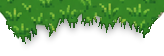
#> input picture dev/grass-fringe/fringe.png, 164 x 56 px
$ python make_fringe.py fringe.png fringe.png
#> lines starting #> are read from the running program, lines starting #| are printed output that depends on the picture; after the words box and inside, x2 and y2 are one past the last pixel; in counts of white or black regions, pixels touching at a corner belong together
"""Grass fringe for the edges of mountain / forest hexes that touch grass (Ethan, 2026-11-17: "a new grass edge that
transitions into the tree and mountain hex"). Cut from the OpenArt grass tile. Local frame: x along the hex edge, y inward;
row OUT is the hex edge itself (rows above it reach a little over the neighbour's side)."""
import sys, numpy as np
from PIL import Image, ImageFilter
SRC, OUT_PNG = sys.argv[1], sys.argv[2]
rng = np.random.default_rng(7)
L, EXT, OUT, DEPTH = 128, 18, 12, 44            # tile px: edge 128 (18.3 board units at 7 px a unit)
W, H = L + 2 * EXT, OUT + DEPTH
g = np.array(Image.open(SRC).convert('RGBA')).astype(float)
crop = g[64:64 + H, 30:30 + W, :3]             # inside the hex: fully opaque grass
#> crop = empty array
x = np.arange(W)
def smooth_noise(n, scale):
    k = rng.normal(size=n // scale + 3); xs = np.arange(n) / scale
    i = xs.astype(int); f = xs - i; f = f * f * (3 - 2 * f)
    return k[i] * (1 - f) + k[i + 1] * f
edge = OUT + 14 + 7 * smooth_noise(W, 26) + 3.5 * smooth_noise(W, 9) + 1.5 * smooth_noise(W, 4)   # the grass line, y in px
t = np.clip(np.minimum(x - 0, W - 1 - x) / (EXT + 26), 0, 1)           # taper toward the ends
inner = np.clip(np.minimum(x - EXT, W - 1 - EXT - x) / 30, 0, 1)   # 0 at the hex corners, 1 mid-edge
edge = edge + 9 * (1 - inner) ** 2                                   # round the corners off: more grass there
edge = np.where((x < EXT) | (x > W - 1 - EXT), OUT + (edge - OUT) * np.clip(np.minimum(x, W - 1 - x) / EXT, 0, 1), edge)
yy, xx = np.mgrid[0:H, 0:W].astype(float)
mask = np.clip((edge[None, :] - yy) / 2.2 + 0.5, 0, 1)
# tufts: little blades reaching in past the grass line
for _ in range(70):
    cx = rng.uniform(4, W - 4); te = np.interp(cx, x, t)
    if te < 0.15: continue
    base = np.interp(cx, x, edge); ln = rng.uniform(5, 13) * (0.5 + 0.5 * te); wd = rng.uniform(1.6, 3.2); lean = rng.uniform(-0.5, 0.5)
    dy = yy - base + 1
    inside = (dy >= 0) & (dy <= ln)
    half = wd * (1 - dy / ln)
    blade = inside & (np.abs(xx - cx - lean * dy) <= half)
    mask = np.maximum(mask, blade.astype(float))
a = Image.fromarray((mask * 255).astype(np.uint8))
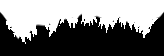
#> a: PIL image 164x56 L; min 0, max 255, mean 120.8
# shadow the grass casts on the tile: soft dark band just past the grass line
sh = np.array(a.filter(ImageFilter.GaussianBlur(3))).astype(float) / 255
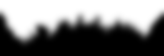
#> sh: shape (56, 164) float64; min 0, max 1, mean 0.474
sh = np.roll(sh, 3, axis=0); sh[:3] = 1
#> after `sh = np.roll(sh, 3, axis=0)`:
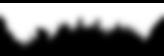
#> sh: shape (56, 164) float64; min 0, max 1, mean 0.474
#> after `sh[:3] = 1`:
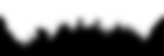
#> sh: shape (56, 164) float64; 5.36% of pixels changed, all inside (x1, y1, x2, y2) = (0, 0, 164, 3)
shadow_a = np.clip(sh - mask, 0, 1) * 0.40 * np.clip(np.minimum(x - EXT, W - 1 - EXT - x) / 10, 0, 1)[None, :]   # no shadow past the corners
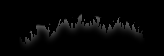
#> shadow_a: shape (56, 164) float64; min 0, max 0.381, mean 0.0203
# grass a touch darker at the tips so the line reads
tip = np.clip(mask - np.array(a.filter(ImageFilter.MinFilter(3))).astype(float) / 255, 0, 1)
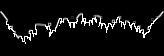
#> tip: shape (56, 164) float64; min 0, max 1, mean 0.0596
#> (the run stopped early here; a loop or call above may not have finished)
